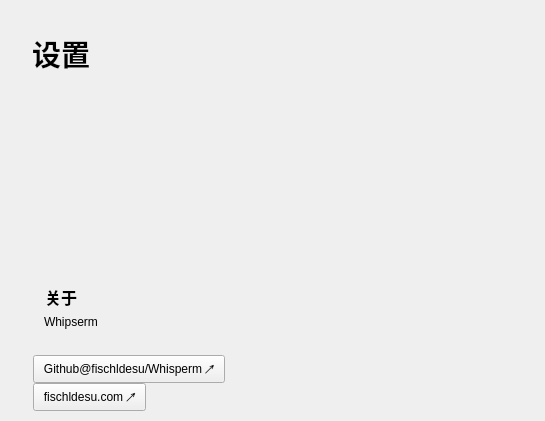
<?xml version="1.0" encoding="UTF-8"?>
<ui version="4.0">
 <class>PageSettings</class>
 <widget class="QWidget" name="PageSettings">
  <property name="geometry">
   <rect>
    <x>0</x>
    <y>0</y>
    <width>545</width>
    <height>421</height>
   </rect>
  </property>
  <property name="windowTitle">
   <string>PageSettings</string>
  </property>
  <layout class="QVBoxLayout" name="verticalLayout">
   <property name="leftMargin">
    <number>32</number>
   </property>
   <property name="topMargin">
    <number>32</number>
   </property>
   <property name="rightMargin">
    <number>32</number>
   </property>
   <property name="bottomMargin">
    <number>0</number>
   </property>
   <item>
    <widget class="QLabel" name="label">
     <property name="font">
      <font>
       <family>Microsoft YaHei UI</family>
       <pointsize>22</pointsize>
       <bold>true</bold>
      </font>
     </property>
     <property name="text">
      <string>设置</string>
     </property>
    </widget>
   </item>
   <item>
    <widget class="QScrollArea" name="scrollArea">
     <property name="autoFillBackground">
      <bool>false</bool>
     </property>
     <property name="styleSheet">
      <string notr="true">.QWidget{
	background:transparent;
}

QScrollArea {
	background: transparent;
	border: none;
	margin-top: 1px;
    margin-right: -1px;
    margin-left: 1px;
}

QScrollBar:vertical {
	background: rgba(0, 0, 0, 0);
	width: 6px;
}

QScrollBar::handle:vertical {
	background: rgba(128, 128, 128, 80);
	min-height: 20px;
	margin-top: 3px;
	margin-bottom: 3px;
	border-radius: 3px;
}

QScrollBar::add-line:vertical,
QScrollBar::sub-line:vertical {
	height: 0px;
}

QScrollBar::add-page:vertical,
QScrollBar::sub-page:vertical {
	background: none;
}</string>
     </property>
     <property name="widgetResizable">
      <bool>true</bool>
     </property>
     <widget class="QWidget" name="content">
      <property name="geometry">
       <rect>
        <x>0</x>
        <y>0</y>
        <width>479</width>
        <height>346</height>
       </rect>
      </property>
      <layout class="QVBoxLayout" name="contentLayout">
       <property name="leftMargin">
        <number>0</number>
       </property>
       <property name="topMargin">
        <number>0</number>
       </property>
       <property name="rightMargin">
        <number>0</number>
       </property>
       <item>
        <spacer name="topMarginSpacer">
         <property name="orientation">
          <enum>Qt::Orientation::Vertical</enum>
         </property>
         <property name="sizeType">
          <enum>QSizePolicy::Policy::Fixed</enum>
         </property>
         <property name="sizeHint" stdset="0">
          <size>
           <width>20</width>
           <height>10</height>
          </size>
         </property>
        </spacer>
       </item>
       <item>
        <spacer name="vspacer">
         <property name="orientation">
          <enum>Qt::Orientation::Vertical</enum>
         </property>
         <property name="sizeHint" stdset="0">
          <size>
           <width>20</width>
           <height>188</height>
          </size>
         </property>
        </spacer>
       </item>
       <item>
        <widget class="QLabel" name="label_about_title">
         <property name="font">
          <font>
           <pointsize>12</pointsize>
           <bold>true</bold>
          </font>
         </property>
         <property name="styleSheet">
          <string notr="true">padding-left:8px</string>
         </property>
         <property name="text">
          <string>关于</string>
         </property>
        </widget>
       </item>
       <item>
        <widget class="QLabel" name="label_about_content">
         <property name="styleSheet">
          <string notr="true">padding-left:8px</string>
         </property>
         <property name="text">
          <string>Whipserm </string>
         </property>
         <property name="wordWrap">
          <bool>false</bool>
         </property>
         <property name="textInteractionFlags">
          <set>Qt::TextInteractionFlag::LinksAccessibleByMouse|Qt::TextInteractionFlag::TextSelectableByMouse</set>
         </property>
        </widget>
       </item>
       <item>
        <widget class="QLabel" name="label_about_buildinfo">
         <property name="styleSheet">
          <string notr="true">padding-left:8px</string>
         </property>
         <property name="text">
          <string/>
         </property>
         <property name="wordWrap">
          <bool>false</bool>
         </property>
         <property name="textInteractionFlags">
          <set>Qt::TextInteractionFlag::LinksAccessibleByMouse|Qt::TextInteractionFlag::TextSelectableByMouse</set>
         </property>
        </widget>
       </item>
       <item>
        <widget class="QWidget" name="widget" native="true">
         <property name="sizePolicy">
          <sizepolicy hsizetype="Preferred" vsizetype="Fixed">
           <horstretch>0</horstretch>
           <verstretch>0</verstretch>
          </sizepolicy>
         </property>
         <layout class="QGridLayout" name="gridLayout">
          <property name="leftMargin">
           <number>0</number>
          </property>
          <property name="topMargin">
           <number>0</number>
          </property>
          <property name="rightMargin">
           <number>0</number>
          </property>
          <property name="bottomMargin">
           <number>0</number>
          </property>
          <property name="spacing">
           <number>0</number>
          </property>
          <item row="0" column="0">
           <widget class="Button" name="btn_github">
            <property name="sizePolicy">
             <sizepolicy hsizetype="Maximum" vsizetype="MinimumExpanding">
              <horstretch>0</horstretch>
              <verstretch>0</verstretch>
             </sizepolicy>
            </property>
            <property name="minimumSize">
             <size>
              <width>100</width>
              <height>28</height>
             </size>
            </property>
            <property name="maximumSize">
             <size>
              <width>16777215</width>
              <height>28</height>
             </size>
            </property>
            <property name="text">
             <string>  Github@fischldesu/Whisperm ↗  </string>
            </property>
           </widget>
          </item>
          <item row="1" column="0" colspan="2">
           <widget class="Button" name="btn_website">
            <property name="sizePolicy">
             <sizepolicy hsizetype="Maximum" vsizetype="Fixed">
              <horstretch>0</horstretch>
              <verstretch>0</verstretch>
             </sizepolicy>
            </property>
            <property name="minimumSize">
             <size>
              <width>0</width>
              <height>28</height>
             </size>
            </property>
            <property name="maximumSize">
             <size>
              <width>16777215</width>
              <height>28</height>
             </size>
            </property>
            <property name="text">
             <string>  fischldesu.com ↗  </string>
            </property>
           </widget>
          </item>
         </layout>
        </widget>
       </item>
      </layout>
     </widget>
    </widget>
   </item>
  </layout>
 </widget>
 <customwidgets>
  <customwidget>
   <class>Button</class>
   <extends>QPushButton</extends>
   <header>uicomponent/Button.h</header>
  </customwidget>
 </customwidgets>
 <resources/>
 <connections/>
</ui>
